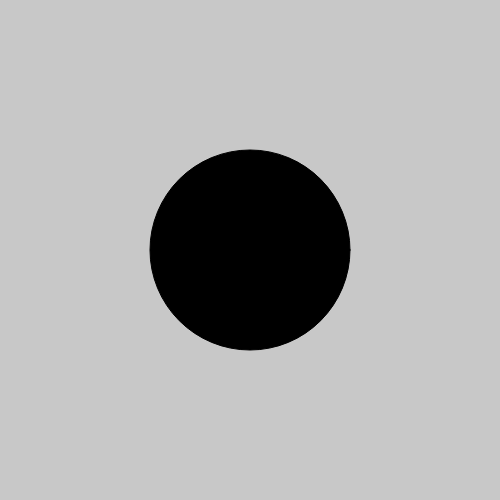
Frame 1 (no input)
Frame 60 (no input): identical to frame 1, image omitted
Frame 120 (the mouse pressed at the canvas centre since frame 60): identical to frame 1, image omitted

The p5.js sketch that drew this single still picture (run headless with seeded random() and noise() and a simulated clock; from frame 60 on, the mouse is pressed at the canvas centre):

// p5.js sketch
// ── sketch.js
function setup() {
 createCanvas(500, 500);
}

function draw(){
  background(200);
  fill(0);
  ellipse(width / 2, height / 2, 200);
}
